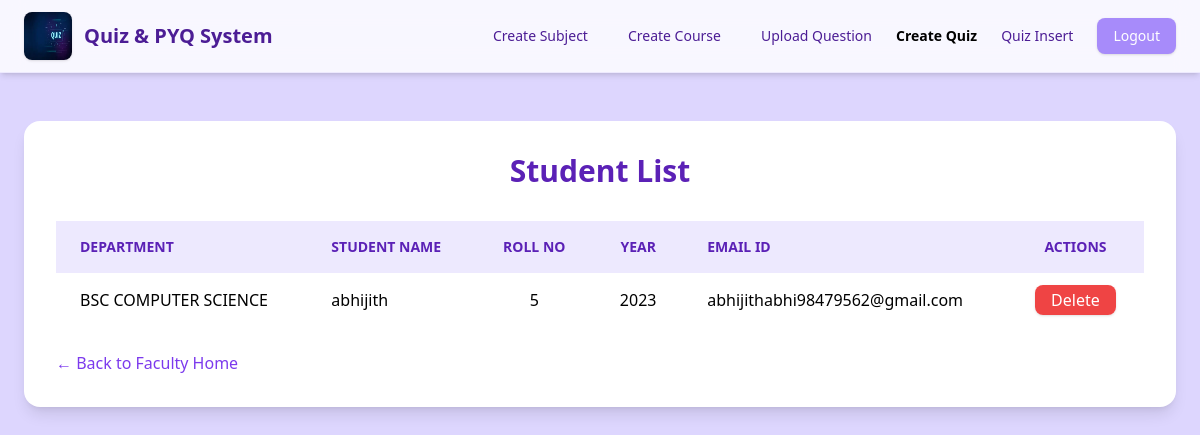
Page /stlist (signed in) on the earlier database version.
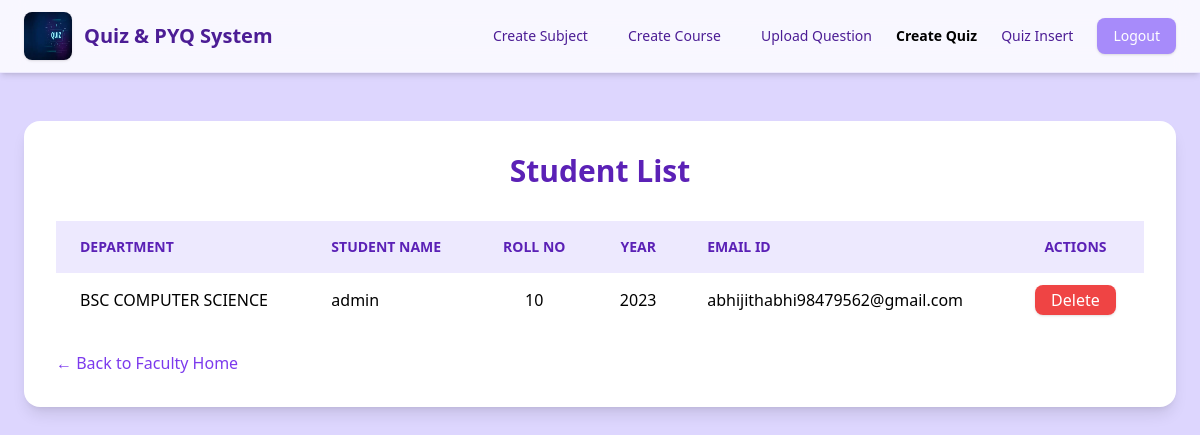
Same page on the later database version.
### Common/models.py (models this page shows, shortened)
class StudentRegistration(models.Model):
    roll_no = models.CharField(max_length=30, primary_key=True)
    student_name = models.CharField(max_length=50)
    email_id = models.EmailField(unique=True)
    password = models.CharField(max_length=128)
    department = models.ForeignKey(
        Department,
        on_delete=models.PROTECT,
        related_name="STUDENTS"
    )
    year = models.IntegerField()

class Department(models.Model):
    department_name = models.CharField(max_length=30,)
    def __str__(self):
        return self.department_name

### Faculty/views.py (the view)
# urls.py: path('stlist',views.students,name='student_list'),
def students(request):
    faculty_id = request.session.get('faculty_id')
    if not faculty_id:
        return redirect('faculty_login')
    faculty = FacultyRegistration.objects.get(
        faculty_id=faculty_id
    )
    students = StudentRegistration.objects.filter(
        department=faculty.department
    )
    return render(request, 'studentlist.html', {
        'students': students
    })

### Faculty/Templates/studentlist.html (shortened to what this page needs)
{% load static %}
{% include 'fheader.html' %}
<!DOCTYPE html>
<html lang="en">
<head>
    <script src="https://cdn.tailwindcss.com"></script>
</head>
<body class="bg-violet-200 min-h-screen">
<div class="max-w-7xl mx-auto mt-12 px-6">
    <div class="bg-white rounded-2xl shadow-lg p-8">
        <h2 class="text-3xl font-bold text-center text-violet-800 mb-8">
            Student List
        </h2>
        <div class="overflow-x-auto">
            <table class="w-full border-collapse">
                <thead>
                    <tr class="bg-violet-100 text-violet-800 text-sm uppercase">
                        <th class="px-6 py-4 text-left">
                            Department
                        </th>
                        <th class="px-6 py-4 text-left">
                            Student Name
                        </th>
                        <th class="px-6 py-4 text-center">
                            Roll No
                        </th>
                        <th class="px-6 py-4 text-center">
                            Year
                        </th>
                        <th class="px-6 py-4 text-left">
                            Email ID
                        </th>
                        <th class="px-6 py-4 text-center">
                            Actions
                        </th>
                    </tr>
                </thead>
                <tbody class="divide-y">
                    {% for student in students %}
                    <tr class="hover:bg-violet-50 transition">
                        <td class="px-6 py-4">
                            {{ student.department }}
                        </td>
                        <td class="px-6 py-4 font-medium">
                            {{ student.student_name }}
                        </td>
                        <td class="px-6 py-4 text-center">
                            {{ student.roll_no }}
                        </td>
                        <td class="px-6 py-4 text-center">
                            {{ student.year }}
                        </td>
                        <td class="px-6 py-4">
                            {{ student.email_id }}
                        </td>
                        <td class="px-6 py-4 text-center">
                            <a href="{% url 'student_delete' student.roll_no %}"
                               onclick="return confirm('Are you sure you want to delete this student?')"
                               class="bg-red-500 hover:bg-red-600 text-white px-4 py-1 rounded-lg shadow">
                                Delete
                            </a>
                        </td>
                    </tr>
                    {% endfor %}
                </tbody>
            </table>
        </div>
        <div class="mt-6">
            <a href="{% url 'faculty_home' %}"
               class="text-violet-600 hover:underline font-medium">
                ← Back to Faculty Home
            </a>
        </div>
    </div>
</div>
</body>
</html>

Differences in the rows shown:
removed StudentRegistration: department "BSC COMPUTER SCIENCE", student_name "abhijith", roll_no "5", year "2023", email_id "abhijithabhi98479562@gmail.com"
added StudentRegistration: department "BSC COMPUTER SCIENCE", student_name "admin", roll_no "10", year "2023", email_id "abhijithabhi98479562@gmail.com"
